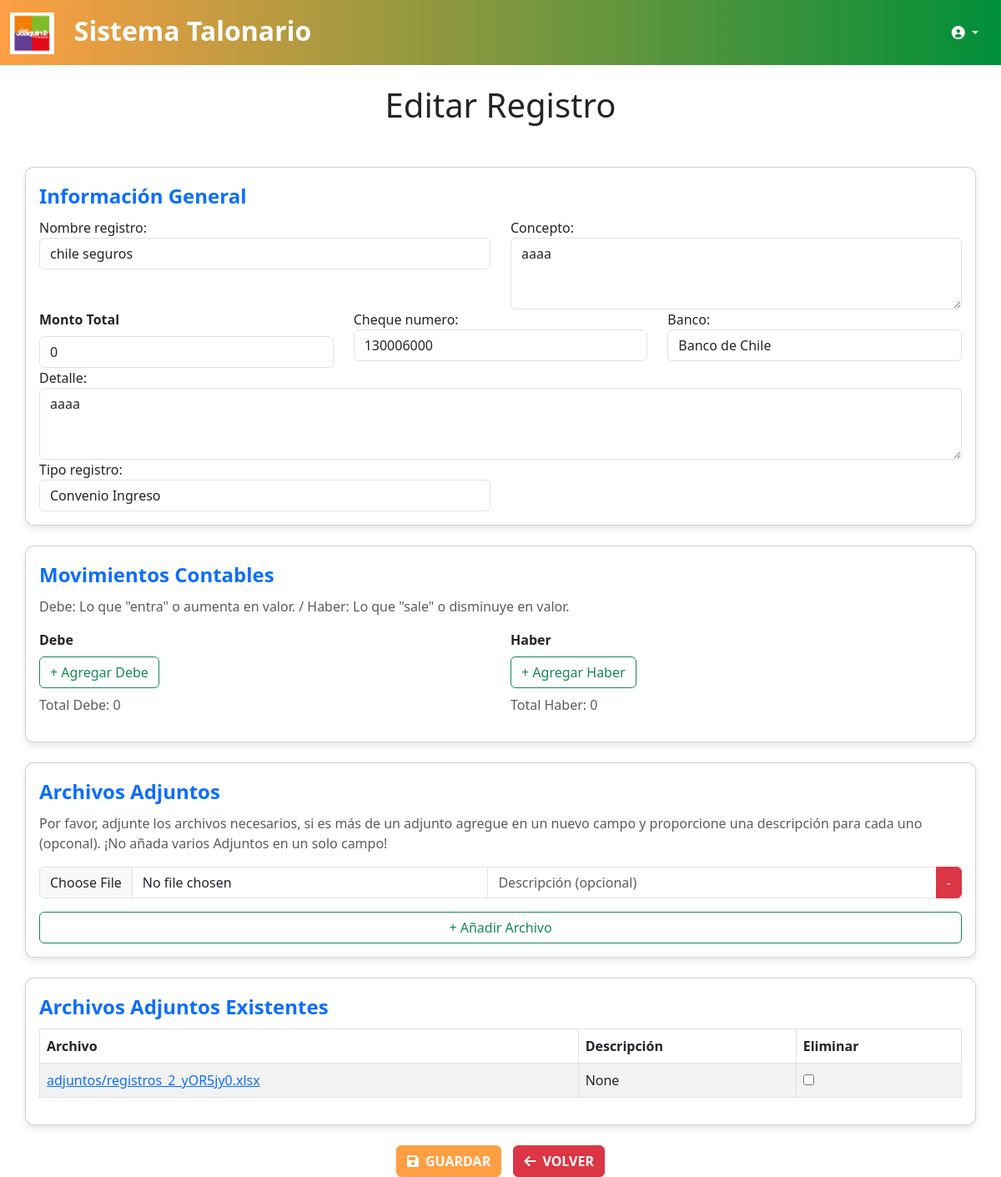
/registros/5/editar/, run on the app's committed database.
### registros/models.py (models this page shows, shortened)
class Registro(models.Model):
    usuario = models.ForeignKey(User, on_delete=models.CASCADE, related_name="registros")
    fecha_creacion = models.DateTimeField(auto_now_add=True)
    nombre_registro = models.CharField(max_length=255)
    concepto = models.TextField()
    monto = models.DecimalField(max_digits=12, decimal_places=2)
    cheque_numero = models.CharField(max_length=100, blank=True, null=True)
    documento_firmado = models.FileField(
        upload_to='documentos_firmados/',
        blank=True,
        null=True,
        verbose_name="Documento Firmado"
    )
    banco = models.CharField(
        max_length=50,
        choices=BANCOS_CHILE,
        blank=True,
        null=True
    )
    detalle = models.TextField(blank=True, null=True)
    tipo_registro = models.CharField(
        max_length=50,
        choices=[
            ('convenio_ingreso', 'Convenio Ingreso'),
            ('convenio_egreso', 'Convenio Egreso'),
            ('aporte_ingreso', 'Aporte Ingreso'),
            ('aporte_egreso', 'Aporte Egreso')
        ],
    )
    folio = models.CharField(max_length=50, unique=True, blank=True)

class ArchivoAdjunto(models.Model):
    registro = models.ForeignKey(Registro, on_delete=models.CASCADE, related_name="archivos")
    archivo = models.FileField(upload_to="adjuntos/", validators=[validar_tipo_archivo])
    descripcion = models.TextField(blank=True, null=True, default="Sin descripción")
    eliminado = models.BooleanField(default=False)  # Nuevo campo
    fecha_eliminacion = models.DateTimeField(blank=True, null=True)  # Fecha de eliminación opcional

### registros/views.py (the view, shortened to what this page needs)
# urls.py: path('<int:pk>/editar/', views.RegistroUpdateView.as_view(), name='editar_registro'),
class RegistroUpdateView(UpdateView):
    model = Registro
    template_name = 'editar_registro.html'
    form_class = RegistroForm  # Utilizamos el formulario personalizado
    def get_context_data(self, **kwargs):
        context = super().get_context_data(**kwargs)
        context['transacciones_debe'] = self.object.transacciones.filter(debe__gt=0)
        context['transacciones_haber'] = self.object.transacciones.filter(haber__gt=0)
        context['archivos'] = self.object.archivos.filter(eliminado=False)  # Solo mostrar archivos activos
        return context

### registros/templatetags/custom_filters.py (called while the page is built)
@register.filter(name='add_class')
def add_class(field, css_class):
    return field.as_widget(attrs={"class": css_class})

### registros/templates/editar_registro.html (shortened to what this page needs)
{% extends "base.html" %}
{% load humanize %}
{% load custom_filters %}
{% block content %}
<h1 class="text-center mb-4">Editar Registro</h1>
<form method="post" enctype="multipart/form-data" class="row g-4" id="editarRegistroForm">
    <fieldset class="card p-3">
        <legend class="fw-bold text-primary">Información General</legend>
        <div class="row">
            <div class="col-md-6">
                {{ form.nombre_registro.label_tag }}
                {{ form.nombre_registro|add_class:"form-control" }}
            </div>
            <div class="col-md-6">
                {{ form.concepto.label_tag }}
                {{ form.concepto|add_class:"form-control" }}
            </div>
            <div class="col-md-4">
                <label for="monto" class="form-label fw-bold">Monto Total</label>
                <input type="text" name="monto" id="monto" class="form-control" placeholder="Se calculará automáticamente" readonly>
            </div>
            <div class="col-md-4">
                {{ form.cheque_numero.label_tag }}
                <input type="text" name="cheque_numero" class="form-control" value="{{ registro.cheque_numero|default_if_none:'No especificado' }}" maxlength="20">
            </div>
            <div class="col-md-4">
                {{ form.banco.label_tag }}
                {{ form.banco|add_class:"form-control" }}
            </div>
            <div class="col-12">
                {{ form.detalle.label_tag }}
                {{ form.detalle|add_class:"form-control" }}
            </div>
            <div class="col-md-6">
                {{ form.tipo_registro.label_tag }}
                {{ form.tipo_registro|add_class:"form-control" }}
            </div>
        </div>
    </fieldset>
    <fieldset class="card p-3 mt-4">
        <legend class="fw-bold text-primary">Movimientos Contables</legend>
        <p class="text-muted">Debe: Lo que "entra" o aumenta en valor. / Haber: Lo que "sale" o disminuye en valor.</p>
        <div class="row g-4">
            <div class="col-md-6">
                <label for="debe" class="form-label fw-bold">Debe</label>
                <button type="button" class="btn btn-outline-success add-field" data-target="#debe-container" data-name="debe[]">
                    + Agregar Debe
                </button>
                <p class="text-muted mt-2">Total Debe: <span id="total-debe">{{ total_debe|floatformat:0 }}</span></p>
            </div>
            <div class="col-md-6">
                <label for="haber" class="form-label fw-bold">Haber</label>
                <button type="button" class="btn btn-outline-success add-field" data-target="#haber-container" data-name="haber[]">
                    + Agregar Haber
                </button>
                <p class="text-muted mt-2">Total Haber: <span id="total-haber">{{ total_haber|floatformat:0 }}</span></p>
            </div>
        </div>
    </fieldset>
    <fieldset class="card p-3 mt-4">
        <legend class="fw-bold text-primary">Archivos Adjuntos</legend>
        <p class="text-muted">Por favor, adjunte los archivos necesarios, si es más de un adjunto agregue en un nuevo campo y proporcione una descripción para cada uno (opconal). ¡No añada varios Adjuntos en un solo campo!</p>
        <div id="adjuntos-container">
            <div class="input-group mb-3">
                <input type="file" name="archivos[]" class="form-control">
                <input type="text" name="descripciones[]" class="form-control" placeholder="Descripción (opcional)">
                <button type="button" class="btn btn-danger remove-adjunto">-</button>
            </div>
        </div>
        <button type="button" id="add-adjunto" class="btn btn-outline-success">+ Añadir Archivo</button>
    </fieldset>
    <fieldset class="card p-3 mt-4">
        <legend class="fw-bold text-primary">Archivos Adjuntos Existentes</legend>
        <table class="table table-bordered table-striped">
            <thead>
                <tr>
                    <th>Archivo</th>
                    <th>Descripción</th>
                    <th>Eliminar</th>
                </tr>
            </thead>
            <tbody>
                {% for archivo in archivos %}
                <tr>
                    <td><a href="{{ archivo.archivo.url }}" target="_blank">{{ archivo.archivo.name }}</a></td>
                    <td>{{ archivo.descripcion }}</td>
                    <td><input type="checkbox" name="eliminar_adjuntos" value="{{ archivo.id }}"></td>
                </tr>
                {% endfor %}
            </tbody>
        </table>
    </fieldset>
    <div class="col-12 text-center mt-4">
        <button type="submit" class="btn btn-primary d-inline-flex align-items-center">
            <i class="fas fa-save me-2"></i> Guardar
        </button>
        <a href="{% url 'registros:lista_registros' %}"
           class="btn btn-primary d-inline-flex align-items-center"
           style="background-color: #dc3545; border-color: #dc3545; margin-left: 10px;">
            <i class="fas fa-arrow-left me-2"></i> Volver
        </a>
    </div>
</form>
{% endblock %}

### static/css/styles.css (style rules this page uses)
.card { border-radius: 10px; background-color: #ffffff; box-shadow: 0 4px 8px rgba(0, 0, 0, 0.1); padding: 30px; margin-top: 50px; z-index: 10; }
.btn-primary { background-color: #ff9f43; border-color: #ff9f43; text-transform: uppercase; font-weight: bold; }

### data on the page
Registro: nombre_registro "chile seguros", concepto "aaaa", cheque_numero "130006000", banco "Banco de Chile", detalle "aaaa", tipo_registro "Convenio Ingreso"
ArchivoAdjunto: archivo.name "adjuntos/registros_2_yOR5jy0.xlsx", descripcion "None"
